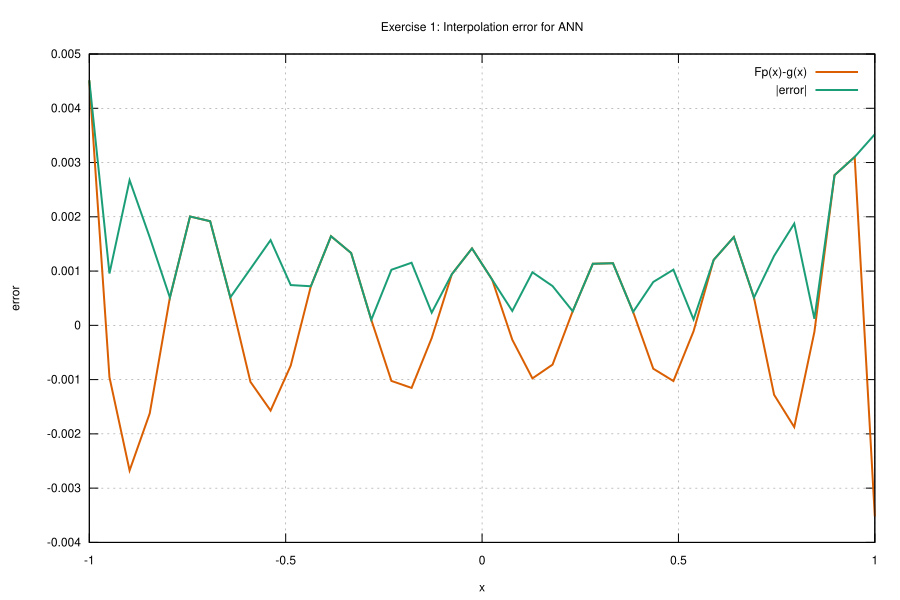

Reproduce this figure in gnuplot.
set terminal svg enhanced size 800,600 background rgb "white"
set terminal svg enhanced size 900,600 enhanced font 'Helvetica,12'
set output 'plot_error.svg'
set title 'Exercise 1: Interpolation error for ANN'
set xlabel 'x'
set ylabel 'error'
set grid
set key top right
plot 'ann_error.data' using 1:4 with lines lw 2 lc rgb '#d95f02' title 'Fp(x)-g(x)', \
     'ann_error.data' using 1:5 with lines lw 2 lc rgb '#1b9e77' title '|error|'
